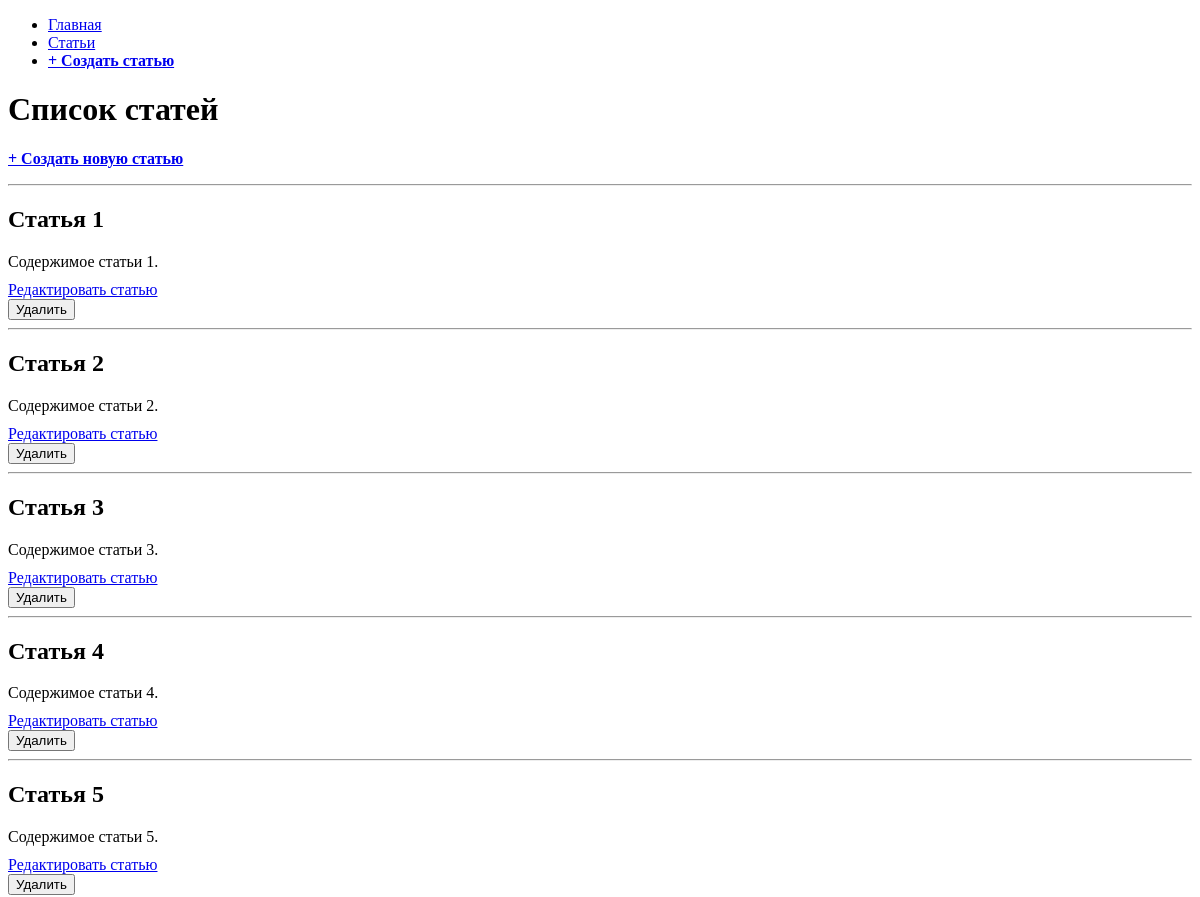
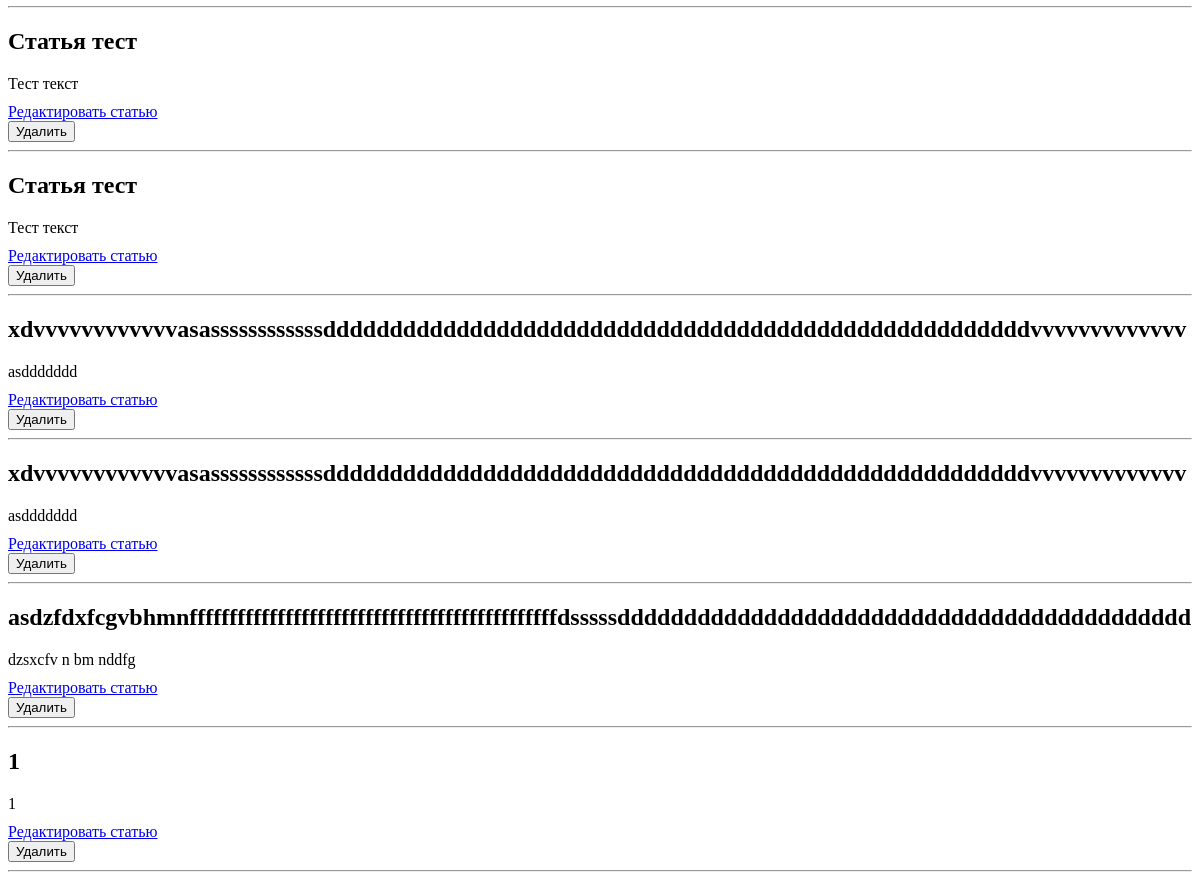
/articles/, run on an earlier commit of the app's database (2 pictures, top to bottom).
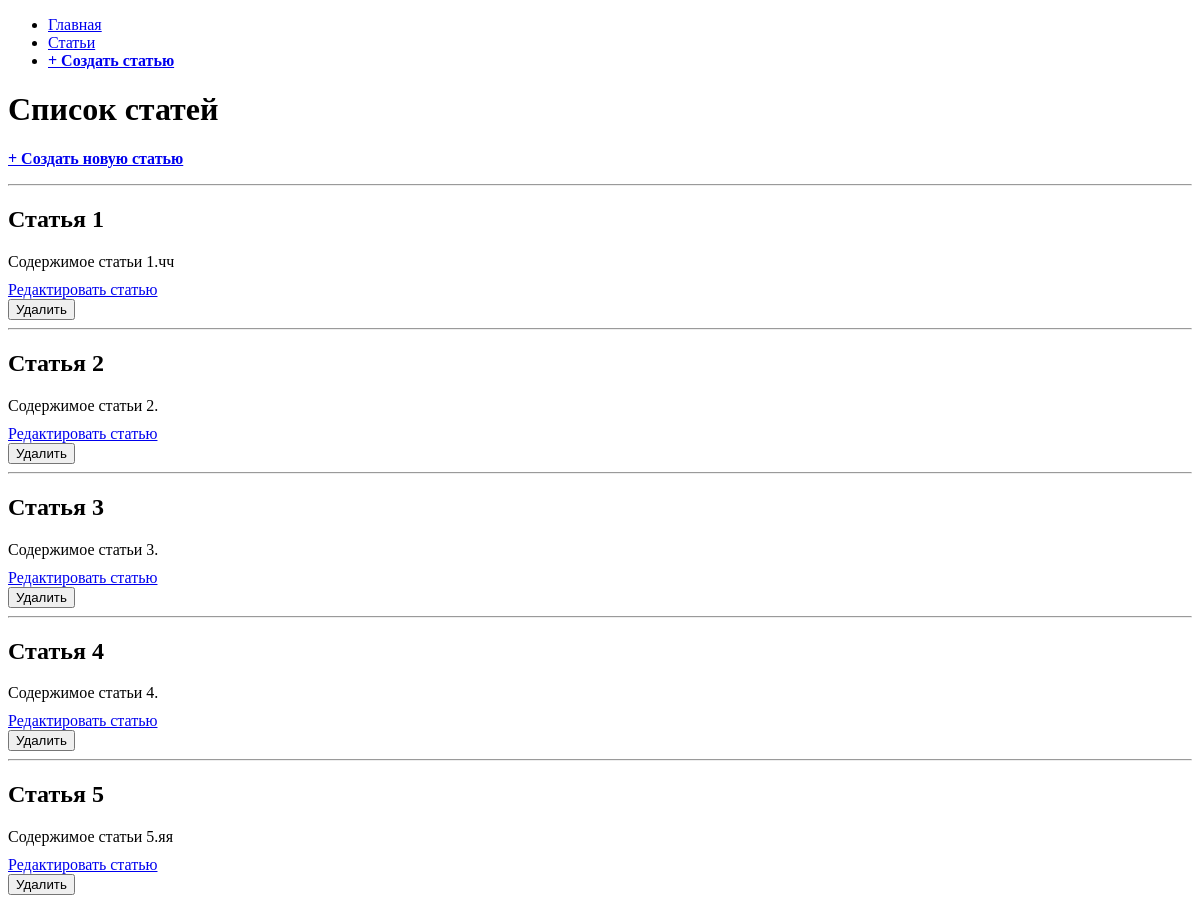
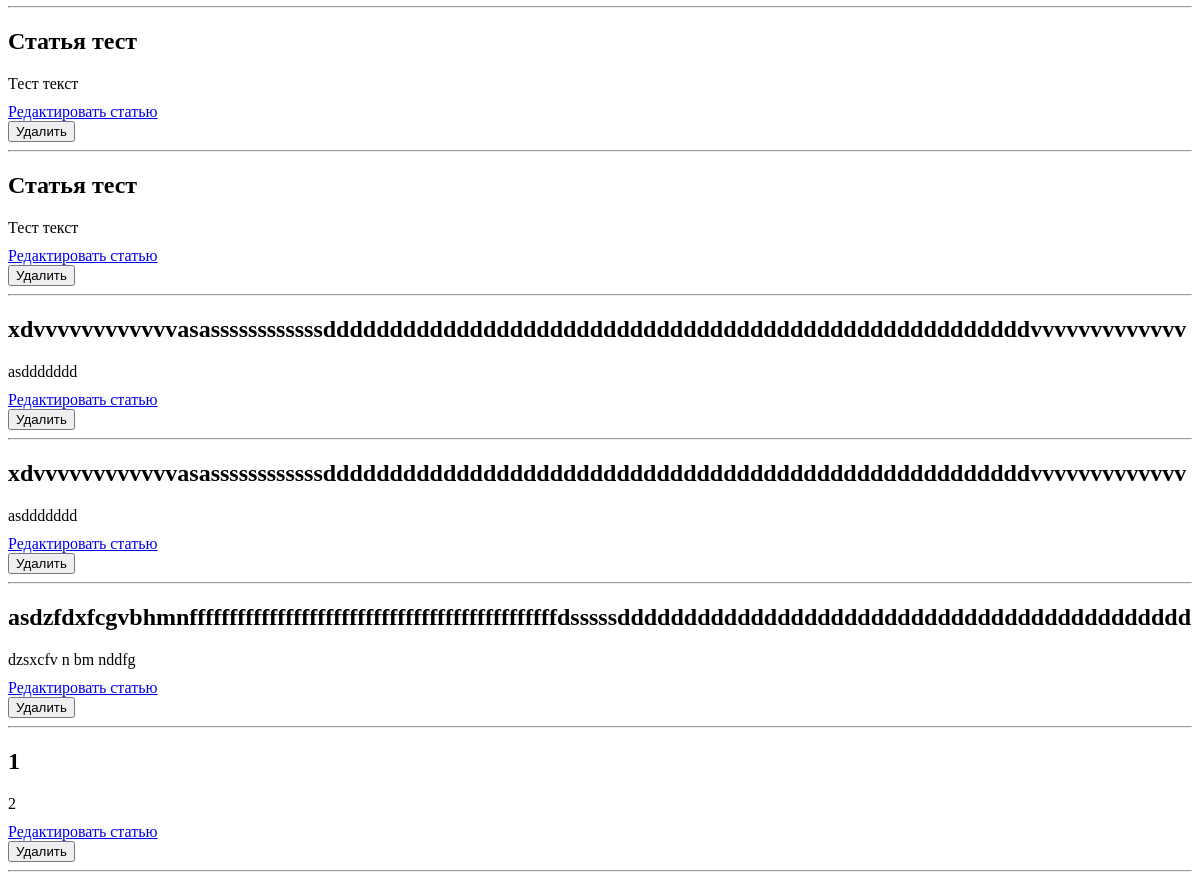
And on a later commit of the database (2 pictures, top to bottom).
### hexlet_django_blog/article/models.py (models this page shows, shortened)
class Article(models.Model):
    name = models.CharField(max_length=200)  # название статьи
    body = models.TextField()  # тело статьи
    created_at = models.DateTimeField(auto_now_add=True)
    updated_at = models.DateTimeField(auto_now=True)

### hexlet_django_blog/article/views.py (the view)
# urls.py: path("", IndexView.as_view(), name='article_list'),
class IndexView(View):
    def get(self, request, *args, **kwargs):
        articles = Article.objects.all()[:15]
        return render(
            request,
            "articles/index.html",
            context={
                "articles": articles,
            },
        )

### hexlet_django_blog/templates/articles/index.html (shortened to what this page needs)
{% extends "base.html" %}
{% block content %}
    <h1>Список статей</h1>
    <p><a href="{% url 'articles_create' %}" style="font-weight: bold;">+ Создать новую статью</a></p>
    <hr>
    <div class="articles-list">
        {% for article in articles %}
            <div class="article-item" style="margin-bottom: 20px;">
                <h2>
                        {{ article.name }}
                </h2>
                <div class="article-preview">
                    {{ article.body|slice:":200" }}{% if article.body|length > 200 %}...{% endif %}
                </div>
                <div class="article-actions" style="margin-top: 10px;">
                    <a href="{% url 'articles_update' id=article.id %}">Редактировать статью</a>
                </div>
                <form action="{% url 'articles_delete' id=article.id %}" method="post" style="display:inline;">
                    <input type="submit" value="Удалить" onclick="return confirm('Вы уверены, что хотите удалить статью?')">
                </form>
                <hr>
            </div>
        {% empty %}
            <p>Статей пока нет. <a href="{% url 'articles_create' %}">Напишите первую!</a></p>
        {% endfor %}
    </div>
{% endblock %}

### hexlet_django_blog/templates/base.html (shortened to what this page needs)
<!DOCTYPE html>
<html lang="en">
<head>
</head>
<body>
<div id="sidebar">
    {% block sidebar %}
        <ul>
            <li><a href="{% url 'index' %}">Главная</a></li>
            <li><a href="{% url 'article_list' %}">Статьи</a></li>
            <li><a href= "{% url 'articles_create' %}" style="font-weight: bold;">+ Создать статью</a></li>
        </ul>
    {% endblock %}
</div>
<div id="content">
    {% block content %}{% endblock %}
</div>
</body>
</html>

What changed in the data, as far as the page shows it:
changed Article "Статья 1": body "Содержимое статьи 1." → "Содержимое статьи 1.чч"
changed Article "Статья 5": body "Содержимое статьи 5." → "Содержимое статьи 5.яя"
changed Article (number 11 of 11 on the later page): body "1" → "2"
